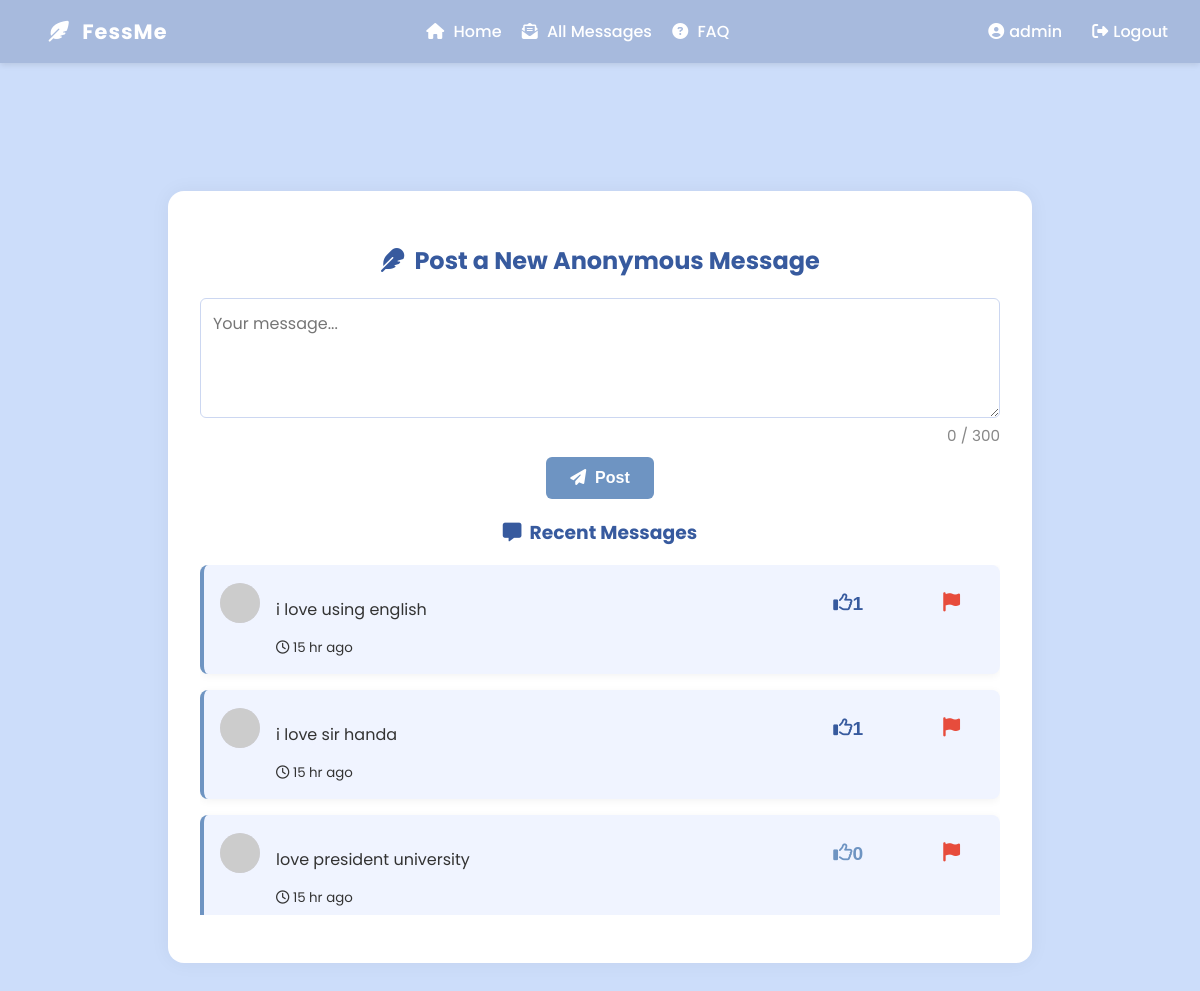
/body.php (signed in), run on the app's committed database.
### tables this page shows
CREATE TABLE `messages` (
  `id` int(11) NOT NULL,
  `user_id` int(11) DEFAULT NULL,
  `content` text NOT NULL,
  `created_at` timestamp NOT NULL DEFAULT current_timestamp()
);

### body.php (the view, shortened to what this page needs)
<?php
include 'db.php';
include 'navbar.php';
function timeAgo($datetime) {
    $timestamp = strtotime($datetime);
    $diff = time() - $timestamp;
    if ($diff < 86400) return floor($diff/3600) . ' hr ago';
    return floor($diff/31536000) . ' yr ago';
}
$can_post = true;
?>
<head>
    <link rel="stylesheet" href="css/style.css">
</head>
<body>
    <div class="container">
        <h2><i class="fa-solid fa-feather"></i>&nbsp; Post a New Anonymous Message</h2>
        <form method="POST" id="postForm" onsubmit="return confirmPost();">
            <textarea name="content" id="contentArea" maxlength="300" placeholder="Your message..." required></textarea>
            <div class="char-counter" id="charCounter">0 / 300</div>
            <div style="display: flex; justify-content: center;">
                <button type="submit" id="postBtn" <?= !$can_post ? 'disabled' : '' ?>><i class="fa-solid fa-paper-plane"></i> &nbsp;&nbsp;Post</button>
            </div>
        </form>
        <h3><i class="fa-solid fa-message"></i>&nbsp; Recent Messages</h3>
        <div class="scroll-messages">
        <?php
        $result = $conn->query("SELECT id, content, created_at, user_id FROM messages ORDER BY created_at DESC LIMIT 6");
        while ($row = $result->fetch_assoc()) {
            $msg_id = $row['id'];
            $avatar = 'https://api.dicebear.com/7.x/identicon/svg?seed=' . $msg_id;
            $like_count = $conn->query("SELECT COUNT(*) as cnt FROM likes WHERE message_id = $msg_id")->fetch_assoc()['cnt'];
            $liked = false;
            if (isset($_SESSION['user_id'])) {
                $check_like = $conn->prepare("SELECT id FROM likes WHERE user_id = ? AND message_id = ?");
                $check_like->bind_param("ii", $_SESSION['user_id'], $msg_id);
                $check_like->execute();
                $check_like->store_result();
                $liked = $check_like->num_rows > 0;
            }
            echo "<div class='message-card' style='display:flex; gap:16px; align-items:flex-start;'>
                    <img src='$avatar' alt='avatar' style='width:40px; height:40px; border-radius:50%; background:#e3e3f7; margin-top:2px;'>
                    <div style='flex:1;'>
                        <p>" . htmlspecialchars($row["content"]) . "</p>
                        <small><i class='fa-regular fa-clock'></i> " . timeAgo($row["created_at"]) . "</small>
                    </div>";
            echo "<form method='POST' style='margin-right:8px; display:inline;'><input type='hidden' name='like_id' value='$msg_id'><button type='submit' class='like-btn' title='Like' style='background:none; border:none; color:" . ($liked ? '#375a9e' : '#6e94c2') . "; font-size:1.2em;'><i class='fa-regular fa-thumbs-up'></i> $like_count</button></form>";
            echo "<button class='report-btn' style='background:none; border:none; color:#e74c3c; font-size:1.2em; margin-left:8px;' onclick='reportPost($msg_id)'><i class='fa-solid fa-flag'></i></button>";
            echo "</div>";
        }
        ?>
        </div>
    </div>
</body>

### css/style.css (style rules this page uses)
body { font-family: 'Poppins', sans-serif; background-color: #ccddfa; color: #333; margin: 0; padding: 0; }
.container { max-width: 800px; margin: 8rem auto; background: white; padding: 2rem; border-radius: 16px; box-shadow: 0 0 20px rgba(0,0,0,0.05); animation: fadeIn 1s ease; }
h2, h3 { text-align: center; color: #375a9e; }
input, textarea { display: block; width: 100%; margin: 0.5rem 0 1rem; padding: 0.75rem; border: 1px solid #ccd7f1; border-radius: 6px; font-size: 1rem; font-family: 'Poppins', sans-serif; }
textarea { min-height: 120px; resize: vertical; }
button { background-color: #6e94c2; color: white; border: none; cursor: pointer; padding: 0.75rem 1.5rem; border-radius: 6px; font-weight: bold; font-size: 1rem; transition: background-color 0.3s ease; justify-content: center; display: flex; }
.message-card { background-color: #f0f4ff; border-left: 4px solid #6e94c2; padding: 1rem; margin-bottom: 1rem; border-radius: 8px; box-shadow: 0 2px 8px rgba(0,0,0,0.05); transition: transform 0.3s ease; }
.char-counter { text-align: right; font-size: 0.95em; color: #888; margin-top: -10px; margin-bottom: 10px; }
.scroll-messages { max-height: 350px; overflow-y: auto; margin-bottom: 1rem; }
.message-card { animation: fadeInUp 0.7s; }

### data on the page
messages: content "i love using english", created_at "15 hr ago", like_count "1"
messages: content "i love sir handa", created_at "15 hr ago", like_count "1"
messages: content "love president university", created_at "15 hr ago", like_count "0"

### other printed values
$_SESSION["username"] "admin"
